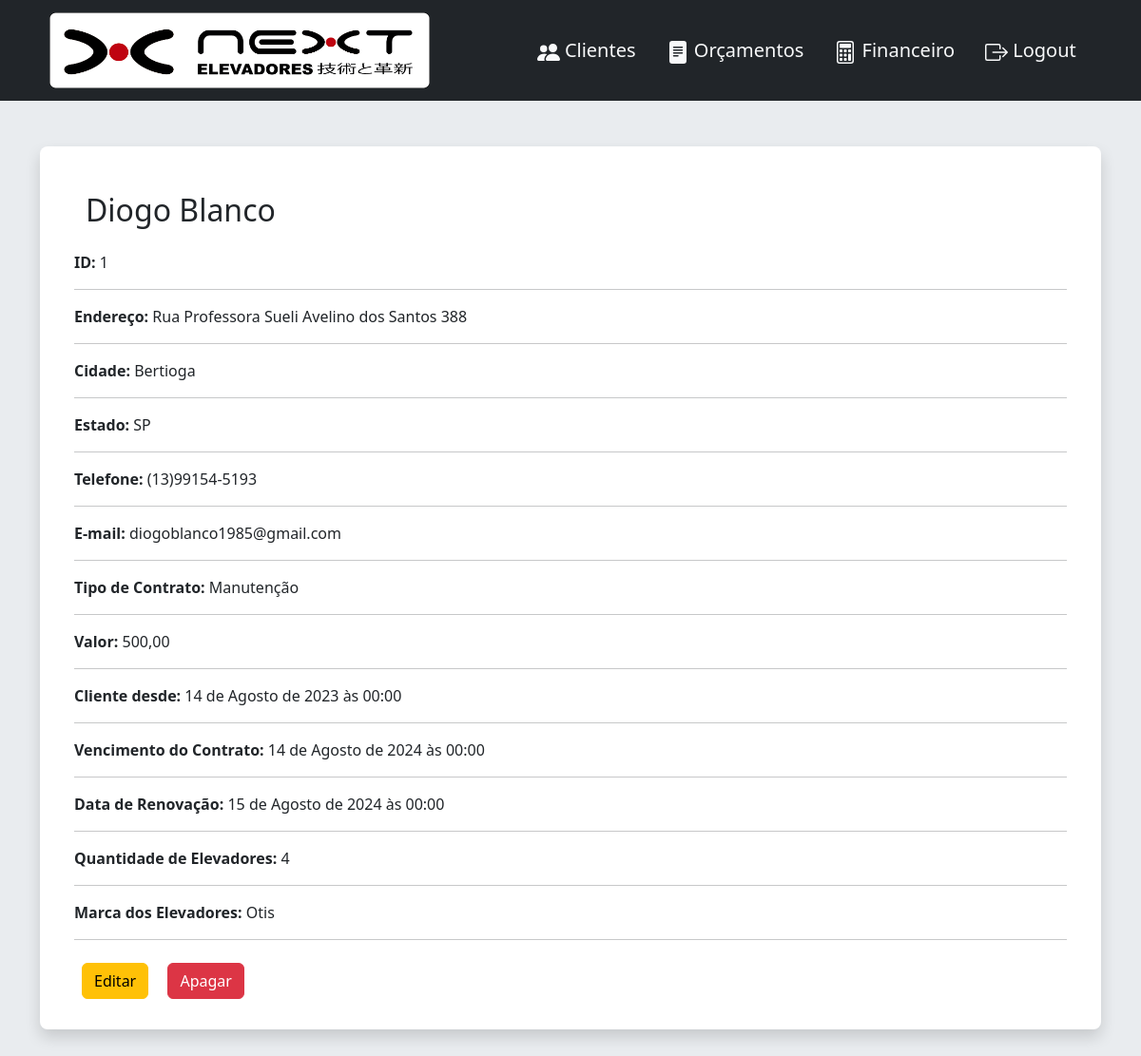
Screenshot of /customers/1/ with the database file from the repository.
### home/models.py (models this page shows, shortened)
class Customer(models.Model):
    class Meta:
        verbose_name = 'Cliente'
        verbose_name_plural = 'Clientes'
    contract_types = (
        ('Manutenção', 'Manutenção'),
        ('Modernização', 'Modernização'),
    )
    first_name = models.CharField(max_length=30, verbose_name='Nome')
    last_name = models.CharField(max_length=30, verbose_name='Sobrenome')
    address = models.CharField(max_length=50, verbose_name='Endereço')
    city = models.CharField(max_length=30, null=True, verbose_name='Cidade')
    state = models.CharField(max_length=30, verbose_name='Estado')
    phone = models.CharField(max_length=14, verbose_name='Telefone')
    email = models.EmailField()
    contract = models.CharField(
        max_length=12, choices=contract_types, verbose_name='Tipo de Contrato')
    price = models.DecimalField(
        decimal_places=2, max_digits=999, verbose_name='Valor do Contrato/Mês')
    start_date = models.DateTimeField(verbose_name='Data de Início')
    expiration_date = models.DateTimeField(
        verbose_name='Data de Término do Contrato')
    renewal_date = models.DateTimeField(
        verbose_name='Data de Renovação', null=True, blank=True)
    elevators_qty = models.IntegerField(
        verbose_name='Quantidade de Elevadores')
    elevators_brand = models.CharField(
        max_length=30, verbose_name='Marca dos Elevadores')

### home/views.py (the view)
# urls.py: path('customers/<int:customer_id>/', views.customer_detail, name='customer'),
def customer_detail(request, customer_id):
    customer = get_object_or_404(
        Customer, pk=customer_id
    )
    context = {
        'customer': customer,
    }
    return render(request, 'home/customer_detail.html', context)

### home/templates/home/customer_detail.html (shortened to what this page needs)
{% extends 'home/base.html' %}
{% load static %}
{% block nav %}{% include 'home/partials/_nav.html' %}{% endblock nav %}
{% block content %}
<div class="container bg-body p-4 mt-5 mb-5 rounded-3 shadow">
  <h1 class="m-4 text-start fs-2">{{customer.first_name}} {{customer.last_name}}</h1>
  <div class="container">
    <p><b>ID:</b> {{ customer.id }}</p><hr>
    <p><b>Endereço:</b> {{ customer.address }}</p><hr>
    <p><b>Cidade:</b> {{ customer.city }}</p><hr>
    <p><b>Estado:</b> {{ customer.state }}</p><hr>
    <p><b>Telefone:</b> {{ customer.phone }}</p><hr>
    <p><b>E-mail:</b> {{ customer.email }}</p><hr>
    <p><b>Tipo de Contrato:</b> {{ customer.contract }}</p><hr>
    <p><b>Valor:</b> {{ customer.price }}</p><hr>
    <p><b>Cliente desde:</b> {{ customer.start_date }}</p><hr>
    <p><b>Vencimento do Contrato:</b> {{ customer.expiration_date }}</p><hr>
    <p><b>Data de Renovação:</b> {{ customer.renewal_date }}</p><hr>
    <p><b>Quantidade de Elevadores:</b> {{ customer.elevators_qty }}</p><hr>
    <p><b>Marca dos Elevadores:</b> {{ customer.elevators_brand }}</p><hr>
    <a class="btn btn-warning m-2" href="{% url 'home:update_customer' customer.id %}" role="button">Editar</a>
    <a class="btn btn-danger m-2" href="" role="button">Apagar</a>
  </div>
</div>
{% endblock %}

### rows the page displays
Customer: first_name "Diogo", last_name "Blanco", id "1", address "Rua Professora Sueli Avelino dos Santos 388", city "Bertioga", state "SP", phone "(13)99154-5193", email "diogoblanco1985@gmail.com", contract "Manutenção", price "500,00", start_date "14 de Agosto de 2023 às 00:00", expiration_date "14 de Agosto de 2024 às 00:00", renewal_date "15 de Agosto de 2024 às 00:00", elevators_qty "4", elevators_brand "Otis"
